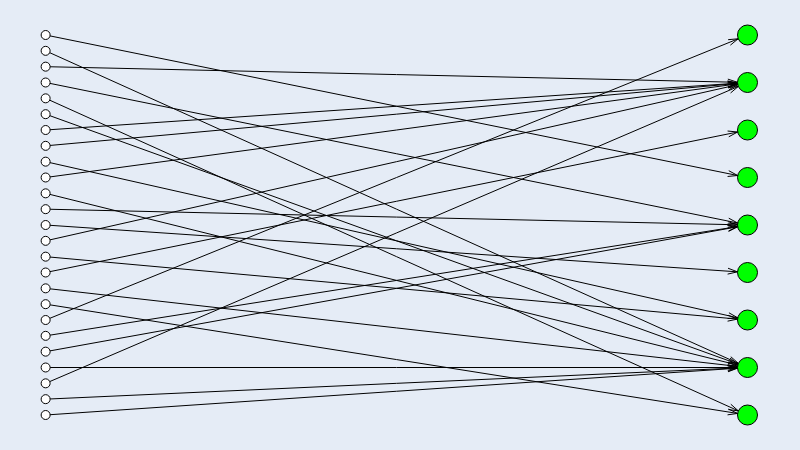

Notebook code cell kept with this figure:
### Code cell
g.move('bipartite', [n for n in g.nodes if g.nodes[n]['size'] != 20])
g.draw()

### Figure 1 — Plotly figure (JSON) as saved in the notebook; plotly's stock layout.template omitted (floating-point values rounded to 4 significant figures; data arrays with more than 128 entries replaced by an {"elided": "..."} marker saying what was removed)
{"data": [{"hoverinfo": "none", "line": {"color": "rgb(0, 0, 0)", "dash": "solid", "width": 1}, "mode": "lines", "type": "scatter", "x": {"elided": "225 float values"}, "y": {"elided": "225 float values"}}, {"hoverinfo": "text", "marker": {"color": "rgb(0, 255, 0)", "line": {"color": "rgb(0, 0, 0)", "width": 1}, "size": 20, "symbol": "circle"}, "mode": "markers", "text": ["C++", "C#", "Python", "JavaScript", "None", "Go", "Jupyter Notebook", "TSQL", "B+NULL"], "textfont": {"color": "rgb(0, 0, 0)"}, "textposition": "middle center", "type": "scatter", "x": [1, 1, 1, 1, 1, 1, 1, 1, 1], "y": [0.5, 0.75, 0.125, 0.25, 0, 0.375, 1, 0.625, 0.875]}, {"hoverinfo": "text", "marker": {"color": "rgb(255, 255, 255)", "line": {"color": "rgb(0, 0, 0)", "width": 1}, "size": 9, "symbol": "circle"}, "mode": "markers", "text": ["notepad-plus-plus/notepad-plus-plus", "dotnet/orleans", "streamlit/streamlit", "fmtlib/fmt", "airuikun/smart-tracker", "iGhibli/iOS-DeviceSupport", "tamarott/SinGAN", "plotly/dash", "sdmg15/Best-websites-a-programmer-should-visit", "microsoft/PowerToys", "timqian/chinese-independent-blogs", "NVIDIA/DeepLearningExamples", "SerenityOS/serenity", "eth0izzle/shhgit", "521xueweihan/HelloGitHub", "facebookresearch/SlowFast", "MaximAbramchuck/awesome-interview-questions", "fengdu78/Data-Science-Notes", "404notf0und/Security-Data-Analysis-and-Visualization", "deezer/spleeter", "Azure/azure-quickstart-templates", "zeit/swr", "huytd/pomoday-v2", "azat-io/you-dont-know-js-ru", "itheima1/BlockChain"], "textfont": {"color": "rgb(0, 0, 0)"}, "textposition": "middle center", "type": "scatter", "x": [0, 0, 0, 0, 0, 0, 0, 0, 0, 0, 0, 0, 0, 0, 0, 0, 0, 0, 0, 0, 0, 0, 0, 0, 0], "y": [0.1667, 0.375, 0.5833, 0.875, 0.4167, 0.9583, 0, 0.7917, 0.8333, 0.2083, 0.6667, 0.04167, 0.5417, 0.5, 0.125, 0.3333, 0.2917, 0.25, 1, 0.08333, 0.7083, 0.75, 0.4583, 0.625, 0.9167]}, {"hoverinfo": "none", "mode": "text", "text": [null, null, null, null, null, null, null, null, null, null, null, null, null, null, null, null, null, null, null, null, null, null, null, null, null], "textfont": {"color": "rgb(0, 0, 0)"}, "textposition": "middle center", "type": "scatter", "x": [0.4974, 0.4971, 0.5035, 0.5029, 0.5013, 0.506, 0.499, 0.5049, 0.506, 0.4977, 0.5032, 0.4993, 0.5003, 0.501, 0.5, 0.5016, 0.5023, 0.4945, 0.5029, 0.4943, 0.4987, 0.499, 0.4968, 0.4981, 0.5003], "y": [0.3592, 0.5882, 0.3796, 0.7132, 0.3595, 0.5655, 0.08869, 0.483, 0.4405, 0.3801, 0.4839, 0.1096, 0.5471, 0.4637, 0.1512, 0.2552, 0.1718, 0.6493, 0.8382, 0.5032, 0.8178, 0.8387, 0.6923, 0.776, 0.9221]}, {"hoverinfo": "none", "marker": {"color": "rgba(255, 255, 255, 0.0)", "line": {"color": "rgba(255, 255, 255, 0.0)", "width": 0}, "size": 0, "symbol": "circle"}, "mode": "markers", "type": "scatter", "x": [0.5, 0, 1, 0.5], "y": [0, 0.5, 0.5, 1]}], "layout": {"height": 450, "margin": {"b": 0, "l": 0, "r": 0, "t": 0}, "showlegend": false, "width": 800, "xaxis": {"fixedrange": true, "showgrid": false, "showticklabels": false, "zeroline": false}, "yaxis": {"fixedrange": true, "showgrid": false, "showticklabels": false, "zeroline": false}}}
